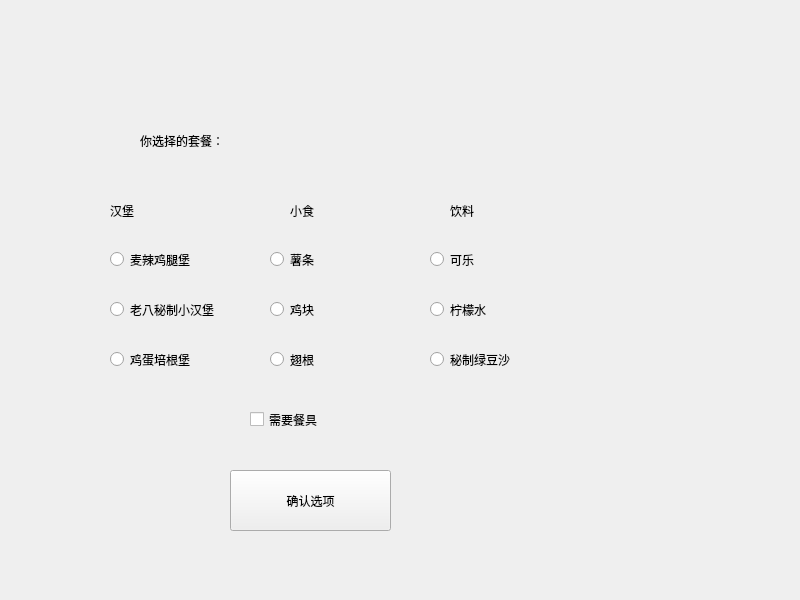
<?xml version="1.0" encoding="UTF-8"?>
<ui version="4.0">
 <class>Widget</class>
 <widget class="QWidget" name="Widget">
  <property name="geometry">
   <rect>
    <x>0</x>
    <y>0</y>
    <width>800</width>
    <height>600</height>
   </rect>
  </property>
  <property name="windowTitle">
   <string>Widget</string>
  </property>
  <widget class="QLabel" name="label">
   <property name="geometry">
    <rect>
     <x>140</x>
     <y>130</y>
     <width>111</width>
     <height>21</height>
    </rect>
   </property>
   <property name="text">
    <string>你选择的套餐：</string>
   </property>
  </widget>
  <widget class="QRadioButton" name="radioButton">
   <property name="geometry">
    <rect>
     <x>110</x>
     <y>250</y>
     <width>115</width>
     <height>19</height>
    </rect>
   </property>
   <property name="text">
    <string>麦辣鸡腿堡</string>
   </property>
  </widget>
  <widget class="QRadioButton" name="radioButton_2">
   <property name="geometry">
    <rect>
     <x>110</x>
     <y>300</y>
     <width>115</width>
     <height>19</height>
    </rect>
   </property>
   <property name="text">
    <string>老八秘制小汉堡</string>
   </property>
  </widget>
  <widget class="QRadioButton" name="radioButton_3">
   <property name="geometry">
    <rect>
     <x>110</x>
     <y>350</y>
     <width>115</width>
     <height>19</height>
    </rect>
   </property>
   <property name="text">
    <string>鸡蛋培根堡</string>
   </property>
  </widget>
  <widget class="QLabel" name="label_2">
   <property name="geometry">
    <rect>
     <x>110</x>
     <y>200</y>
     <width>91</width>
     <height>21</height>
    </rect>
   </property>
   <property name="text">
    <string>汉堡</string>
   </property>
  </widget>
  <widget class="QLabel" name="label_hamburger">
   <property name="geometry">
    <rect>
     <x>250</x>
     <y>130</y>
     <width>101</width>
     <height>16</height>
    </rect>
   </property>
   <property name="text">
    <string/>
   </property>
  </widget>
  <widget class="QLabel" name="label_snack">
   <property name="geometry">
    <rect>
     <x>370</x>
     <y>130</y>
     <width>51</width>
     <height>20</height>
    </rect>
   </property>
   <property name="text">
    <string/>
   </property>
  </widget>
  <widget class="QLabel" name="label_beverage">
   <property name="geometry">
    <rect>
     <x>430</x>
     <y>130</y>
     <width>81</width>
     <height>16</height>
    </rect>
   </property>
   <property name="text">
    <string/>
   </property>
  </widget>
  <widget class="QLabel" name="label_3">
   <property name="geometry">
    <rect>
     <x>290</x>
     <y>200</y>
     <width>91</width>
     <height>21</height>
    </rect>
   </property>
   <property name="text">
    <string>小食</string>
   </property>
  </widget>
  <widget class="QRadioButton" name="radioButton_4">
   <property name="geometry">
    <rect>
     <x>270</x>
     <y>350</y>
     <width>115</width>
     <height>19</height>
    </rect>
   </property>
   <property name="text">
    <string>翅根</string>
   </property>
  </widget>
  <widget class="QRadioButton" name="radioButton_5">
   <property name="geometry">
    <rect>
     <x>270</x>
     <y>300</y>
     <width>115</width>
     <height>19</height>
    </rect>
   </property>
   <property name="text">
    <string>鸡块</string>
   </property>
  </widget>
  <widget class="QRadioButton" name="radioButton_6">
   <property name="geometry">
    <rect>
     <x>270</x>
     <y>250</y>
     <width>115</width>
     <height>19</height>
    </rect>
   </property>
   <property name="text">
    <string>薯条</string>
   </property>
  </widget>
  <widget class="QLabel" name="label_4">
   <property name="geometry">
    <rect>
     <x>450</x>
     <y>200</y>
     <width>91</width>
     <height>21</height>
    </rect>
   </property>
   <property name="text">
    <string>饮料</string>
   </property>
  </widget>
  <widget class="QRadioButton" name="radioButton_7">
   <property name="geometry">
    <rect>
     <x>430</x>
     <y>300</y>
     <width>115</width>
     <height>19</height>
    </rect>
   </property>
   <property name="text">
    <string>柠檬水</string>
   </property>
  </widget>
  <widget class="QRadioButton" name="radioButton_8">
   <property name="geometry">
    <rect>
     <x>430</x>
     <y>250</y>
     <width>115</width>
     <height>19</height>
    </rect>
   </property>
   <property name="text">
    <string>可乐</string>
   </property>
  </widget>
  <widget class="QRadioButton" name="radioButton_9">
   <property name="geometry">
    <rect>
     <x>430</x>
     <y>350</y>
     <width>115</width>
     <height>19</height>
    </rect>
   </property>
   <property name="text">
    <string>秘制绿豆沙</string>
   </property>
  </widget>
  <widget class="QCheckBox" name="checkBox">
   <property name="geometry">
    <rect>
     <x>250</x>
     <y>410</y>
     <width>91</width>
     <height>19</height>
    </rect>
   </property>
   <property name="text">
    <string>需要餐具</string>
   </property>
  </widget>
  <widget class="QPushButton" name="pushButton">
   <property name="geometry">
    <rect>
     <x>230</x>
     <y>470</y>
     <width>161</width>
     <height>61</height>
    </rect>
   </property>
   <property name="text">
    <string>确认选项</string>
   </property>
  </widget>
 </widget>
 <resources/>
 <connections/>
</ui>
